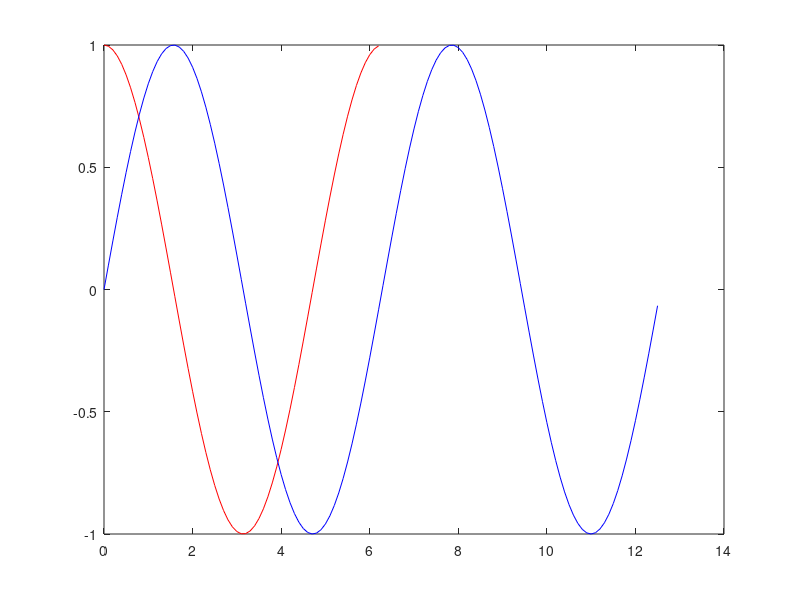

Here is the MATLAB script that generated this plot: (Note: this script raises an error after producing the figure.)

% Create a sample Figure
example_fig=figure
t1=0:.1:2*pi;
y1=cos(t1);
t2=0:.1:4*pi;
y2=sin(t2);
plot(t1,y1,'r',t2,y2,'b')
% Save the Figure
savefig(example_fig,'prova.fig')
% Close the figure
close(example_fig)
% Open the Figure
openfig('prova.fig')

% Dot Notation
% Get the axes handle
ax=gca;
% Get the axes Children handle
lines=ax.Children
% Loop over the Children to extract the data
for i=1:length(lines)
   data_line(i).X=lines(i).XData
   data_line(i).Y=lines(i).YData
   data_line(i).Z=lines(i).ZData
end

% Test the code

% Open a new figure
figure
% Create an axes
axes
hold on
% Loop over the extracted data to plot them
for i=1:length(data_line)
   plot(data_line(i).X,data_line(i).Y)
end

% Same approach, using "get" instead of the Dot Notation
close gcf

openfig('prova.fig')

% Using "get"
ax=gca;
lines=get(ax,'Children')
for i=1:length(lines)
   data_line(i).X=get(lines(i),'XData')
   data_line(i).Y=get(lines(i),'YData')
   data_line(i).Z=get(lines(i),'ZData')
end

figure
axes
hold on
for i=1:length(data_line)
   plot(data_line(i).X,data_line(i).Y)
end
